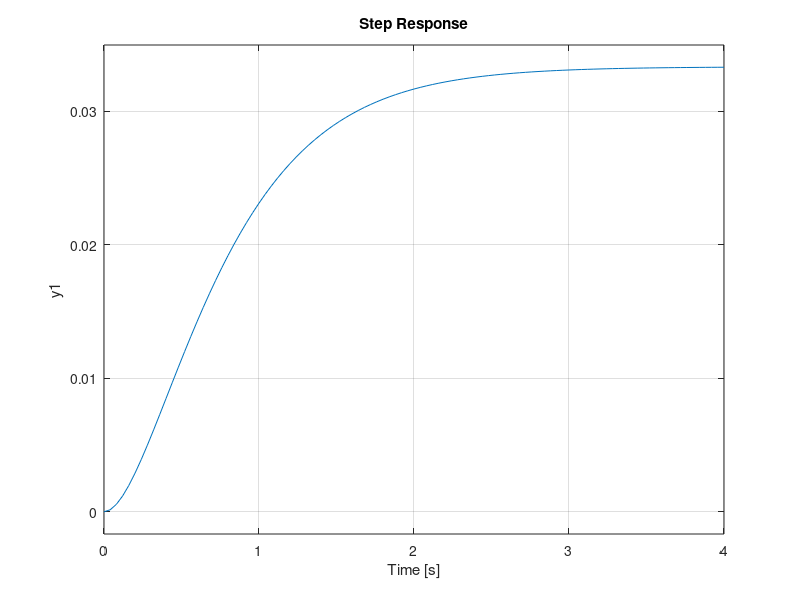

This figure's MATLAB source: (Note: this script raises an error after producing the figure.)
%% Projeto Controlador em Espaço de Estados
% Sistema Massa Mola
K = 30;
b = 25;
M = 5;

A = [0 1; -K/M -b/M]
B = [0; 1/M]
C = [1 0]
D = 0

sys = ss(A,B,C,D)
step(sys)
%% Projeto por Regulação
polosreg = [-5 -7]
Kreg = place(A,B,polosreg)

%% Projeto de COntrolador de Rastreio
H = sym('H')
K1 = sym('K1')
K2 = sym('K2')
Kg = [K1, K2]
C = [1 0]

An = [(A-B*Kg) B*H; -C 0]
autoval = eig(An)
autoval = [autoval(1)==-9;autoval(2)==-10; autoval(3)==-11]
Kras = solve(autoval(1),autoval(2),autoval(3))
h = double(Kras.H(1))
k1 = double(Kras.K1(1))
k2 = double(Kras.K2(1))

